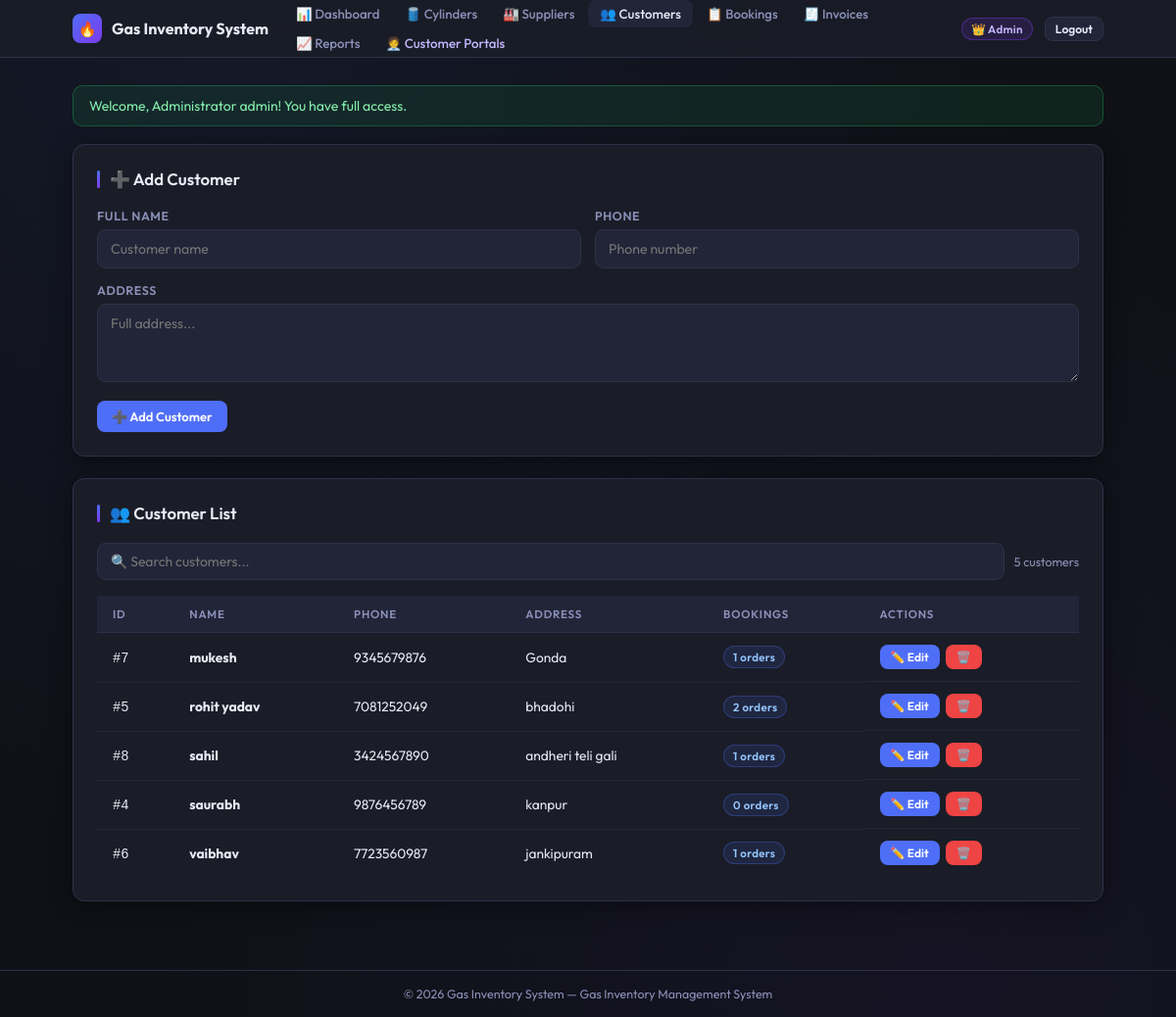
/customers.php (signed in), run on the app's committed database.
### tables this page shows
CREATE TABLE customers (
        id INTEGER PRIMARY KEY AUTOINCREMENT,
        name TEXT NOT NULL,
        phone TEXT,
        address TEXT,
        created_at TEXT NOT NULL
    , email TEXT, user_id INTEGER);

### functions.php (called while the page is built, shortened)
<?php
function sanitize($value) {
    return htmlspecialchars($value ?? '', ENT_QUOTES | ENT_SUBSTITUTE, 'UTF-8');
}

### customers.php (the view, shortened to what this page needs)
<?php
require_once __DIR__ . '/functions.php';
$db = get_db();
$editing = false; $editItem = null;
$customers = $db->query('SELECT c.*, (SELECT COUNT(*) FROM bookings b WHERE b.customer_id=c.id) AS booking_count FROM customers c ORDER BY name ASC')->fetchAll();
require __DIR__ . '/header.php';
?>
<div class="card">
  <h2><?php echo $editing ? '✏️ Edit Customer' : '➕ Add Customer'; ?></h2>
  <form method="post" action="">
    <div class="form-row">
      <div class="form-group">
        <label>Full Name</label>
        <input type="text" name="name" required placeholder="Customer name" value="<?php echo sanitize($editItem['name'] ?? ''); ?>" />
      </div>
      <div class="form-group">
        <label>Phone</label>
        <input type="text" name="phone" placeholder="Phone number" value="<?php echo sanitize($editItem['phone'] ?? ''); ?>" />
      </div>
    </div>
    <div class="form-group">
      <label>Address</label>
      <textarea name="address" placeholder="Full address..."><?php echo sanitize($editItem['address'] ?? ''); ?></textarea>
    </div>
    <div style="display:flex; gap:10px;">
      <button class="button" type="submit"><?php echo $editing ? '💾 Save Changes' : '➕ Add Customer'; ?></button>
    </div>
  </form>
</div>
<div class="card">
  <h2>👥 Customer List</h2>
  <div class="search-wrap">
    <input class="search-input" type="text" placeholder="🔍 Search customers..." oninput="filterTable(this, 'custTable')" />
    <span class="search-label" id="custCount"><?php echo count($customers); ?> customers</span>
  </div>
  <div class="table-wrap">
  <table id="custTable">
    <thead>
      <tr><th>ID</th><th>Name</th><th>Phone</th><th>Address</th><th>Bookings</th><th>Actions</th></tr>
    </thead>
    <tbody>
      <?php foreach ($customers as $c): ?>
        <tr>
          <td><code>#<?php echo (int)$c['id']; ?></code></td>
          <td><strong><?php echo sanitize($c['name']); ?></strong></td>
          <td><?php echo sanitize($c['phone']) ?: '<span style="color:var(--text-muted)">—</span>'; ?></td>
          <td><?php echo sanitize($c['address']) ?: '<span style="color:var(--text-muted)">—</span>'; ?></td>
          <td><span class="badge badge-info"><?php echo (int)$c['booking_count']; ?> orders</span></td>
          <td style="display:flex; gap:6px;">
            <a class="button sm" href="customers.php?edit=<?php echo (int)$c['id']; ?>">✏️ Edit</a>
            <a class="button danger sm" href="customers.php?delete=<?php echo (int)$c['id']; ?>" onclick="return confirm('Delete this customer?')">🗑️</a>
          </td>
        </tr>
      <?php endforeach; ?>
    </tbody>
  </table>
  </div>
</div>
<?php require __DIR__ . '/footer.php'; ?>

### styles.css (style rules this page uses)
:root { --bg: #0f1117; --surface: #1a1d27; --surface2: #222538; --border: #2e3248; --accent: #4f6ef7; --accent2: #7c3aed; --success: #22c55e; --warning: #f59e0b; --danger: #ef4444; --text: #e8eaf6; --text-muted: #8b90b8; --radius: 12px; --shadow: 0 4px 24px rgba(0,0,0,0.4); }
*, *::before, *::after { box-sizing: border-box; margin: 0; padding: 0; }
body { font-family: 'Outfit', sans-serif; background: var(--bg); color: var(--text); min-height: 100vh; background-image: radial-gradient(ellipse at 20% 0%, rgba(79,110,247,0.08) 0%, transparent 60%), radial-gradient(ellipse at 80% 100%, rgba(124,58,237,0.06) 0%, transparent 60%); }
a { color: var(--accent); text-decoration: none; transition: opacity 0.2s; }
.card { background: var(--surface); border: 1px solid var(--border); border-radius: var(--radius); padding: 24px; margin-bottom: 22px; box-shadow: var(--shadow); transition: border-color 0.25s; }
.card h2 { font-size: 1.05rem; font-weight: 600; margin-bottom: 20px; display: flex; align-items: center; gap: 10px; color: var(--text); }
.card h2::before { content: ''; display: block; width: 3px; height: 18px; background: linear-gradient(to bottom, var(--accent), var(--accent2)); border-radius: 2px; flex-shrink: 0; }
.table-wrap { overflow-x: auto; }
table { width: 100%; border-collapse: collapse; font-size: 0.86rem; }
table th { background: var(--surface2); color: var(--text-muted); padding: 11px 16px; text-align: left; font-weight: 600; font-size: 0.72rem; text-transform: uppercase; letter-spacing: 0.07em; border-bottom: 1px solid var(--border); }
table td { padding: 12px 16px; border-bottom: 1px solid rgba(46,50,72,0.5); color: var(--text); vertical-align: middle; }
table tr:last-child td { border-bottom: none; }
table tbody tr { transition: background 0.15s; }
.badge { display: inline-flex; align-items: center; gap: 4px; padding: 3px 9px; border-radius: 99px; font-size: 0.72rem; font-weight: 600; letter-spacing: 0.03em; }
.badge-info { background: rgba(79,110,247,0.12); color: #93c5fd; border: 1px solid rgba(79,110,247,0.3); }
.button { display: inline-flex; align-items: center; gap: 5px; padding: 7px 14px; border-radius: 8px; font-size: 0.81rem; font-weight: 600; font-family: 'Outfit', sans-serif; cursor: pointer; border: 1px solid transparent; transition: all 0.2s; text-decoration: none; white-space: nowrap; background: var(--accent); color: #fff; }
.button.danger { background: var(--danger); }
.button.sm { padding: 4px 10px; font-size: 0.75rem; }
.form-group { margin-bottom: 15px; }
.form-group label { display: block; margin-bottom: 6px; font-size: 0.78rem; font-weight: 600; color: var(--text-muted); text-transform: uppercase; letter-spacing: 0.05em; }
.form-group input, .form-group select, .form-group textarea { width: 100%; padding: 10px 13px; border-radius: 9px; border: 1px solid var(--border); background: var(--surface2); color: var(--text); font-family: 'Outfit', sans-serif; font-size: 0.88rem; transition: all 0.2s; outline: none; appearance: none; }
.form-group textarea { resize: vertical; min-height: 80px; }
.form-row { display: grid; grid-template-columns: 1fr 1fr; gap: 14px; }
.search-wrap { display: flex; gap: 10px; margin-bottom: 16px; align-items: center; }
.search-input { flex: 1; padding: 9px 13px; background: var(--surface2); border: 1px solid var(--border); border-radius: 9px; color: var(--text); font-family: 'Outfit', sans-serif; font-size: 0.87rem; outline: none; transition: border-color 0.2s; }
.search-label { font-size: 0.78rem; color: var(--text-muted); white-space: nowrap; }

### data on the page
customers: id "7", name "mukesh", phone "9345679876", address "Gonda", booking_count "1"
customers: id "5", name "rohit yadav", phone "7081252049", address "bhadohi", booking_count "2"
customers: id "8", name "sahil", phone "3424567890", address "andheri teli gali", booking_count "1"
customers: id "4", name "saurabh", phone "9876456789", address "kanpur", booking_count "0"
customers: id "6", name "vaibhav", phone "7723560987", address "jankipuram", booking_count "1"

### other printed values
APP_NAME "Gas Inventory System"
$msg "Welcome, Administrator admin! You have full access."
count($customers) "5"
